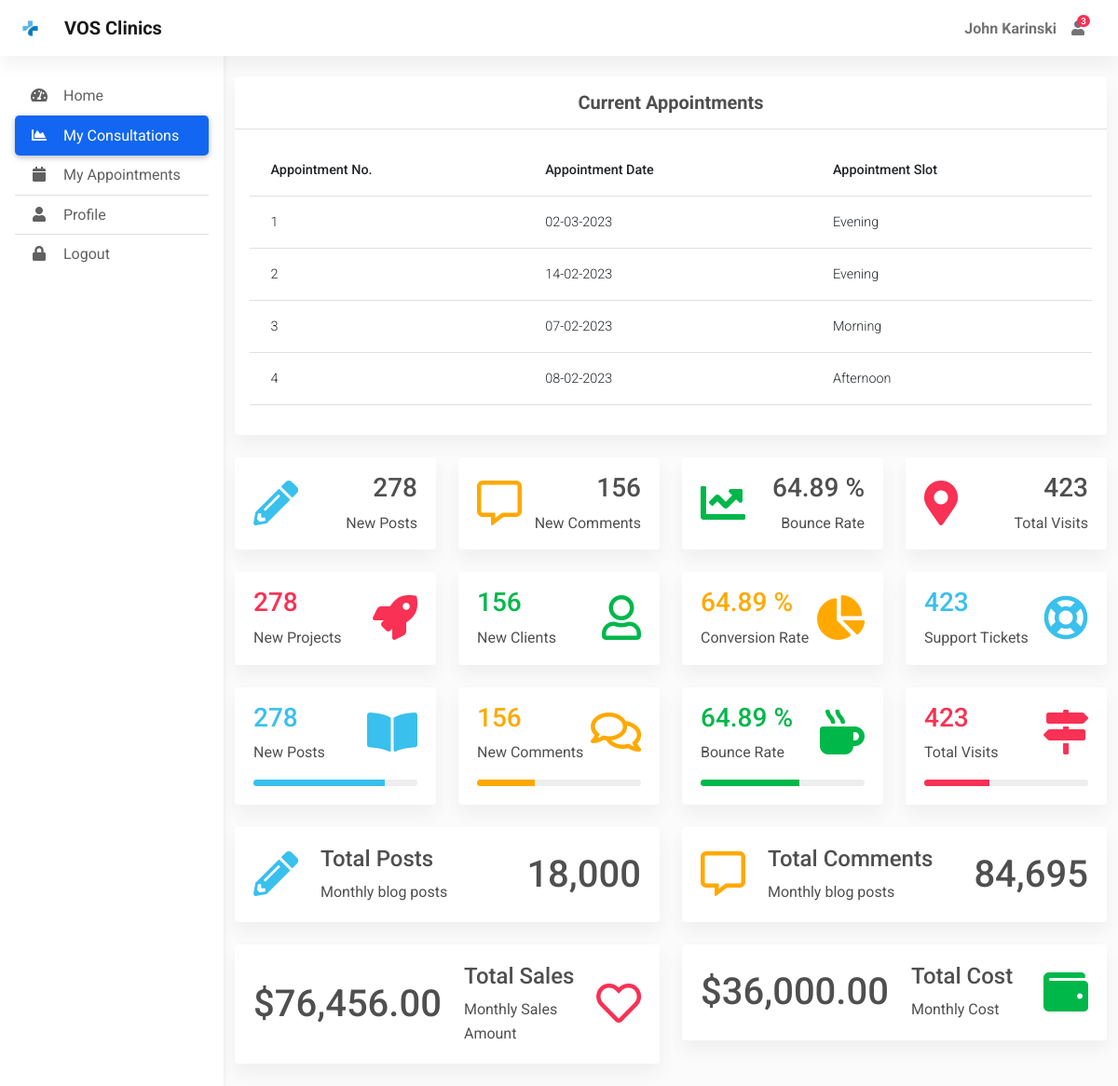
Page /home (signed in) on the committed database.
### app.py (models this page shows)
class User(db.Model, UserMixin):
    id = db.Column(db.Integer, primary_key=True)
    username = db.Column(db.String(50), nullable=False, unique=True)
    password = db.Column(db.String(50), nullable=False)
    name = db.Column(db.String(50), nullable=False)
    address = db.Column(db.String(80))
    city = db.Column(db.String(30))
    dob = db.Column(db.Date, nullable=False)
    gender = db.Column(db.String(10), nullable=False)
    is_doctor = db.Column(db.Boolean, default=False, nullable=False)
    mobile = db.Column(db.Integer)

class Appointment(db.Model):
    id = db.Column(db.Integer, primary_key=True)
    user_id = db.Column(db.Integer, db.ForeignKey('user.id'), nullable=False)
    slot = db.Column(db.String(50), nullable=False)
    date = db.Column(db.Date, nullable=False)

### app.py (the view)
@app.route("/home", methods=['GET','POST'])
@login_required
def home():
    check_user = User.query.filter_by(id = current_user.id).first()
    if check_user.is_doctor:
        appointments = db.session.query(Appointment, User).join(User).filter(Appointment.date == date.today()).order_by(Appointment.date).all()
    else:
        appointments = Appointment.query.filter_by(user_id = current_user.id).all()
    return render_template("home.html", appointments=appointments)

### templates/home.html (shortened to what this page needs)
{% extends "dashboard.html" %}
{% block main %}
<div class="container pt-4">
  <section class="mb-4">
    <div class="card">
      <div class="card-header text-center py-3">
        <h5 class="mb-0 text-center">
          <strong>Current Appointments</strong>
        </h5>
      </div>
      {% if current_user.is_doctor %}
      <div class="card-body">
        <div class="table-responsive">
          <table class="table table-hover text-nowrap">
            <thead>
              <tr>
                <th scope="col">Appointment No.</th>
                <th scope="col">Patient Name</th>
                <th scope="col">Age</th>
                <th scope="col">DOB</th>
                <th scope="col">Slot</th>
              </tr>
            </thead>
            <tbody>
              {% for appointment in appointments %}
                <tr>
                  <td>{{ loop.index }}</td>
                  <td>{{ appointment.User.name }}</td>
                  <td>{{ appointment.User.dob|calculate_age }}</td>
                  <td>{{ appointment.User.dob.strftime('%d-%m-%Y') }}</td>
                  <td>{{ appointment.Appointment.slot.capitalize() }}</td>
                </tr>
              {% endfor %}
            </tbody>
          </table>
        </div>
      </div>
      {% else %}
      <div class="card-body">
        <div class="table-responsive">
          <table class="table table-hover text-nowrap">
            <thead>
              <tr>
                <th scope="col">Appointment No.</th>
                <th scope="col">Appointment Date</th>
                <th scope="col">Appointment Slot</th>
              </tr>
            </thead>
            <tbody>
              {% for appointment in appointments %}
                <tr>
                  <td>{{ loop.index }}</td>
                  <td>{{ appointment.date.strftime('%d-%m-%Y') }}</td>
                  <td>{{ appointment.slot.capitalize() }}</td>
                </tr>
              {% endfor %}
            </tbody>
          </table>
        </div>
      </div>
      {% endif %}
    </div>
  </section>
  <section>
    <div class="row">
      <div class="col-xl-3 col-sm-6 col-12 mb-4">
        <div class="card">
          <div class="card-body">
            <div class="d-flex justify-content-between px-md-1">
              <div class="align-self-center">
                <i class="fas fa-pencil-alt text-info fa-3x"></i>
              </div>
              <div class="text-end">
                <h3>278</h3>
                <p class="mb-0">New Posts</p>
              </div>
            </div>
          </div>
        </div>
      </div>
      <div class="col-xl-3 col-sm-6 col-12 mb-4">
        <div class="card">
          <div class="card-body">
            <div class="d-flex justify-content-between px-md-1">
              <div class="align-self-center">
                <i class="far fa-comment-alt text-warning fa-3x"></i>
              </div>
              <div class="text-end">
                <h3>156</h3>
                <p class="mb-0">New Comments</p>
              </div>
            </div>
          </div>
        </div>
      </div>
      <div class="col-xl-3 col-sm-6 col-12 mb-4">
        <div class="card">
          <div class="card-body">
            <div class="d-flex justify-content-between px-md-1">
              <div class="align-self-center">
                <i class="fas fa-chart-line text-success fa-3x"></i>
              </div>
              <div class="text-end">
                <h3>64.89 %</h3>
                <p class="mb-0">Bounce Rate</p>
              </div>
            </div>
          </div>
        </div>
      </div>
      <div class="col-xl-3 col-sm-6 col-12 mb-4">
        <div class="card">
          <div class="card-body">
            <div class="d-flex justify-content-between px-md-1">
              <div class="align-self-center">
                <i class="fas fa-map-marker-alt text-danger fa-3x"></i>
              </div>
              <div class="text-end">
                <h3>423</h3>
                <p class="mb-0">Total Visits</p>
              </div>
            </div>
          </div>
        </div>
      </div>
    </div>
    <div class="row">
      <div class="col-xl-3 col-sm-6 col-12 mb-4">
        <div class="card">
          <div class="card-body">
            <div class="d-flex justify-content-between px-md-1">
              <div>
                <h3 class="text-danger">278</h3>
                <p class="mb-0">New Projects</p>
              </div>
              <div class="align-self-center">
                <i class="fas fa-rocket text-danger fa-3x"></i>
              </div>
            </div>
          </div>
        </div>
      </div>
      <div class="col-xl-3 col-sm-6 col-12 mb-4">
        <div class="card">
          <div class="card-body">
            <div class="d-flex justify-content-between px-md-1">
              <div>
                <h3 class="text-success">156</h3>
                <p class="mb-0">New Clients</p>
              </div>
              <div class="align-self-center">
                <i class="far fa-user text-success fa-3x"></i>
              </div>
            </div>
          </div>
        </div>
      </div>
      <div class="col-xl-3 col-sm-6 col-12 mb-4">
        <div class="card">
          <div class="card-body">
            <div class="d-flex justify-content-between px-md-1">
              <div>
                <h3 class="text-warning">64.89 %</h3>
                <p class="mb-0">Conversion Rate</p>
              </div>
              <div class="align-self-center">
                <i class="fas fa-chart-pie text-warning fa-3x"></i>
              </div>
            </div>
          </div>
        </div>
      </div>
      <div class="col-xl-3 col-sm-6 col-12 mb-4">
        <div class="card">
          <div class="card-body">
            <div class="d-flex justify-content-between px-md-1">
              <div>
                <h3 class="text-info">423</h3>
                <p class="mb-0">Support Tickets</p>
              </div>
              <div class="align-self-center">
                <i class="far fa-life-ring text-info fa-3x"></i>
              </div>
            </div>
          </div>
        </div>
      </div>
    </div>
    <div class="row">
      <div class="col-xl-3 col-sm-6 col-12 mb-4">
        <div class="card">
          <div class="card-body">
            <div class="d-flex justify-content-between px-md-1">
              <div>
                <h3 class="text-info">278</h3>
                <p class="mb-0">New Posts</p>
              </div>
              <div class="align-self-center">
                <i class="fas fa-book-open text-info fa-3x"></i>
              </div>
            </div>
            <div class="px-md-1">
              <div class="progress mt-3 mb-1 rounded" style="height: 7px">
                <div class="progress-bar bg-info" role="progressbar" style="width: 80%" aria-valuenow="80"
                  aria-valuemin="0" aria-valuemax="100"></div>
              </div>
            </div>
          </div>
        </div>
      </div>
      <div class="col-xl-3 col-sm-6 col-12 mb-4">
        <div class="card">
          <div class="card-body">
            <div class="d-flex justify-content-between px-md-1">
              <div>
                <h3 class="text-warning">156</h3>
                <p class="mb-0">New Comments</p>
              </div>
              <div class="align-self-center">
                <i class="far fa-comments text-warning fa-3x"></i>
              </div>
            </div>
            <div class="px-md-1">
              <div class="progress mt-3 mb-1 rounded" style="height: 7px">
                <div class="progress-bar bg-warning" role="progressbar" style="width: 35%" aria-valuenow="35"
                  aria-valuemin="0" aria-valuemax="100"></div>
              </div>
            </div>
          </div>
        </div>
      </div>
      <div class="col-xl-3 col-sm-6 col-12 mb-4">
        <div class="card">
          <div class="card-body">
            <div class="d-flex justify-content-between px-md-1">
              <div>
                <h3 class="text-success">64.89 %</h3>
                <p class="mb-0">Bounce Rate</p>
              </div>
              <div class="align-self-center">
                <i class="fas fa-mug-hot text-success fa-3x"></i>
              </div>
            </div>
            <div class="px-md-1">
              <div class="progress mt-3 mb-1 rounded" style="height: 7px">
                <div class="progress-bar bg-success" role="progressbar" style="width: 60%" aria-valuenow="60"
                  aria-valuemin="0" aria-valuemax="100"></div>
              </div>
            </div>
          </div>
        </div>
      </div>
      <div class="col-xl-3 col-sm-6 col-12 mb-4">
        <div class="card">
          <div class="card-body">
            <div class="d-flex justify-content-between px-md-1">
              <div>
                <h3 class="text-danger">423</h3>
                <p class="mb-0">Total Visits</p>
              </div>
              <div class="align-self-center">
                <i class="fas fa-map-signs text-danger fa-3x"></i>
              </div>
            </div>
            <div class="px-md-1">
              <div class="progress mt-3 mb-1 rounded" style="height: 7px">
                <div class="progress-bar bg-danger" role="progressbar" style="width: 40%" aria-valuenow="40"
                  aria-valuemin="0" aria-valuemax="100"></div>
              </div>
            </div>
          </div>
        </div>
      </div>
    </div>
  </section>
  <section>
    <div class="row">
      <div class="col-xl-6 col-md-12 mb-4">
        <div class="card">
          <div class="card-body">
            <div class="d-flex justify-content-between p-md-1">
              <div class="d-flex flex-row">
                <div class="align-self-center">
                  <i class="fas fa-pencil-alt text-info fa-3x me-4"></i>
                </div>
                <div>
                  <h4>Total Posts</h4>
                  <p class="mb-0">Monthly blog posts</p>
                </div>
              </div>
              <div class="align-self-center">
                <h2 class="h1 mb-0">18,000</h2>
              </div>
            </div>
          </div>
        </div>
      </div>
      <div class="col-xl-6 col-md-12 mb-4">
        <div class="card">
          <div class="card-body">
            <div class="d-flex justify-content-between p-md-1">
              <div class="d-flex flex-row">
                <div class="align-self-center">
                  <i class="far fa-comment-alt text-warning fa-3x me-4"></i>
                </div>
                <div>
                  <h4>Total Comments</h4>
                  <p class="mb-0">Monthly blog posts</p>
                </div>
              </div>
              <div class="align-self-center">
                <h2 class="h1 mb-0">84,695</h2>
              </div>
            </div>
          </div>
        </div>
      </div>
    </div>
    <div class="row">
      <div class="col-xl-6 col-md-12 mb-4">
        <div class="card">
          <div class="card-body">
            <div class="d-flex justify-content-between p-md-1">
              <div class="d-flex flex-row">
                <div class="align-self-center">
                  <h2 class="h1 mb-0 me-4">$76,456.00</h2>
                </div>
                <div>
                  <h4>Total Sales</h4>
                  <p class="mb-0">Monthly Sales Amount</p>
                </div>
              </div>
              <div class="align-self-center">
                <i class="far fa-heart text-danger fa-3x"></i>
              </div>
            </div>
          </div>
        </div>
      </div>
      <div class="col-xl-6 col-md-12 mb-4">
        <div class="card">
          <div class="card-body">
            <div class="d-flex justify-content-between p-md-1">
              <div class="d-flex flex-row">
                <div class="align-self-center">
                  <h2 class="h1 mb-0 me-4">$36,000.00</h2>
                </div>
                <div>
                  <h4>Total Cost</h4>
                  <p class="mb-0">Monthly Cost</p>
                </div>
              </div>
              <div class="align-self-center">
                <i class="fas fa-wallet text-success fa-3x"></i>
              </div>
            </div>
          </div>
        </div>
      </div>
    </div>
  </section>
</div>
{% endblock %}

### templates/dashboard.html (shortened to what this page needs)
<!DOCTYPE html>
<html lang="en">
<head>
  <link rel="stylesheet" href="https://use.fontawesome.com/releases/v5.11.2/css/all.css" />
  <link rel="stylesheet" href="static/css/mdb.min.css" />
  <link rel="stylesheet" href="static/css/admin.css" />
</head>
<body>
  <header>
    <nav id="sidebarMenu" class="collapse d-lg-block sidebar collapse bg-white">
      <div class="position-sticky">
        <div class="list-group list-group-flush mx-3 mt-4">
          <a href="#" class="list-group-item list-group-item-action py-2 ripple" aria-current="true">
            <i class="fas fa-tachometer-alt fa-fw me-3"></i><span>Home</span>
          </a>
          <a href="#" class="list-group-item list-group-item-action py-2 ripple active">
            <i class="fas fa-chart-area fa-fw me-3"></i><span>My Consultations</span>
          </a>
          <a href="{{ url_for('appointment') }}" class="list-group-item list-group-item-action py-2 ripple"><i
              class="fas fa-calendar fa-fw me-3"></i><span>My Appointments</span></a>
          <a href="#" class="list-group-item list-group-item-action py-2 ripple"><i
              class="fas fa-user fa-fw me-3"></i><span>Profile</span></a>
          <a href="{{ url_for('logout') }}" class="list-group-item list-group-item-action py-2 ripple">
            <i class="fas fa-lock fa-fw me-3"></i><span>Logout</span>
          </a>
        </div>
      </div>
    </nav>
    <nav id="main-navbar" class="navbar navbar-expand-lg navbar-light bg-white fixed-top">
      <div class="container-fluid">
        <a class="navbar-brand d-flex align-items-center fw-bold" href="/"><img class="d-inline-block me-3" src="static/img/icons/logo.png" alt="" />VOS Clinics</a>
        <ul class="navbar-nav ms-auto d-flex flex-row">
            <li>
                <a class="nav-link me-3 me-lg-0 d-flex align-items-center fw-bold" href="#">{{ current_user.name }}</a>
            </li>
          <li class="nav-item dropdown">
            <a class="nav-link me-3 me-lg-0 dropdown-toggle hidden-arrow" href="#" id="navbarDropdownMenuLink"
              role="button" data-mdb-toggle="dropdown" aria-expanded="false">
              <i class="fas fa-user"></i>
              <span class="badge rounded-pill badge-notification bg-danger">3</span>
            </a>
          </li>
          <li class="nav-item dropdown">
            <a class="nav-link dropdown-toggle hidden-arrow d-flex align-items-center" href="#"
              id="navbarDropdownMenuLink" role="button" data-mdb-toggle="dropdown" aria-expanded="false">
            </a>
          </li>
        </ul>
      </div>
    </nav>
  </header>
  <main style="margin-top: 58px">
    {% block main %}
    {% endblock %}
  </main>
</body>
</html>

### rows in the picture
User: name "John Karinski"
Appointment: date "02-03-2023", slot "Evening"
Appointment: date "14-02-2023", slot "Evening"
Appointment: date "07-02-2023", slot "Morning"
Appointment: date "08-02-2023", slot "Afternoon"
